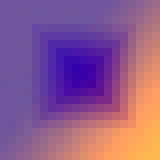
#> input picture Curso de Reconocimiento de Patrones en Imagenes-20220718/code/figura.jpg, 20 x 20 px (shown 8 times larger)
$ python clase_05_01_promedio.py
#> lines starting #> are read from the running program, lines starting #| are printed output that depends on the picture
#> further down, im is the input picture: shape (20, 20, 3); mean B, G, R 140.2, 89.8, 142.9
import cv2
import numpy as np
import matplotlib.pyplot as plt


def color_promedio(im):
    b, g, r = cv2.split(im)
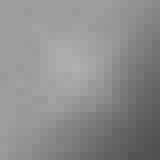
#> b: shape (20, 20) (shown 8 times larger); min 80, max 174, mean 140.2
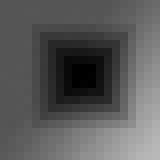
#> g: shape (20, 20) (shown 8 times larger); min 0, max 184, mean 89.8
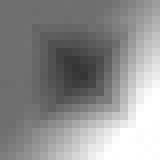
#> r: shape (20, 20) (shown 8 times larger); min 53, max 255, mean 142.9
    area = r.shape[0]*r.shape[1]
#> area = 400
    prom_r = np.sum(r)/area
#> prom_r = 142.9
    prom_g = np.sum(g)/area
#> prom_g = 89.85
    prom_b = np.sum(b)/area
#> prom_b = 140.2
    return   prom_r, prom_g, prom_b


#******************************
#      PROGRAMA PRINCIPAL     *
#******************************
im = cv2.imread('figura.jpg')

pr,pg,pb = color_promedio(im)
#> pr = 142.9; pg = 89.85; pb = 140.2

print(f'Color promedio Red: {pr}')
#| Color promedio Red: 142.86
print(f'Color promedio Greeb: {pg}')
#| Color promedio Greeb: 89.8475
print(f'Color promedio Blue: {pb}')
#| Color promedio Blue: 140.205
